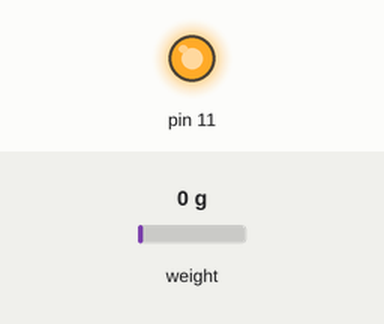
The sketch below on a simulated Arduino Uno, built with avr-gcc and run on an emulated ATmega328P. On the bench: output pins drawn as LEDs (lit = HIGH). The test bench sets the inputs (shaded band); at power-on: weight on the scale 0 g. What the sketch prints to the serial monitor is not drawn.

Above: at 0.2 s.
Timing chart, 0 to 1.7 s (numbered marks = the images above):
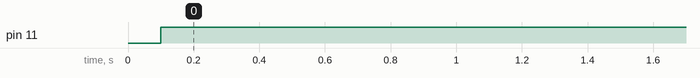

Measured:
- by itself, pin 11: LOW → HIGH at 0.10 s

The sketch:

weight.ino
```cpp
#include <Q2HX711.h>

const byte hx711_data_pin = A2;
const byte hx711_clock_pin = A3;

Q2HX711 hx711(hx711_data_pin, hx711_clock_pin);

void setup() {
  Serial.begin(9600);
  pinMode(11,OUTPUT);
}

void loop() {
  int a =( hx711.read()/(837.63*100.0))-100;
  if(a>10){
    digitalWrite(11,LOW);
    }
  else{
    digitalWrite(11,HIGH);
    }
  Serial.println(a);
  //Serial.println((hx711.read()/(837.63*100.0))-100);
  delay(1000);
}
```
